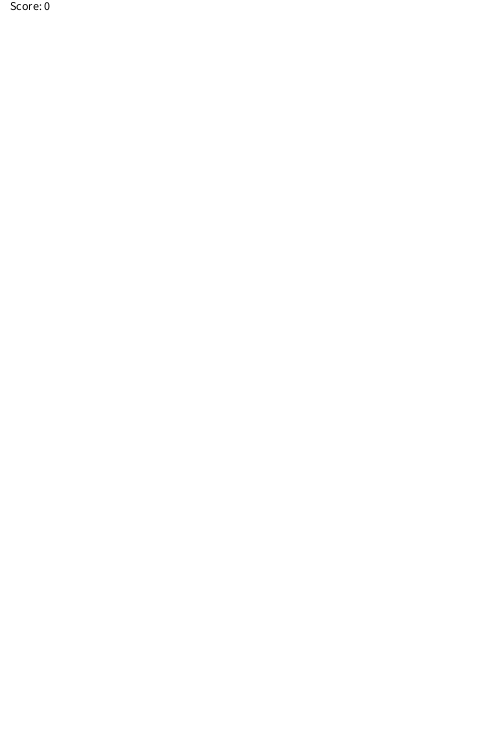
Frame 1 (no input)
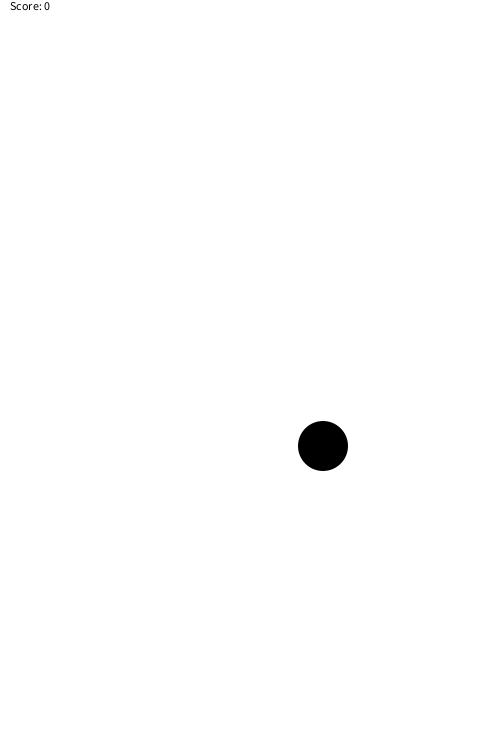
Frame 60 (the mouse pressed at the canvas centre just before this capture)
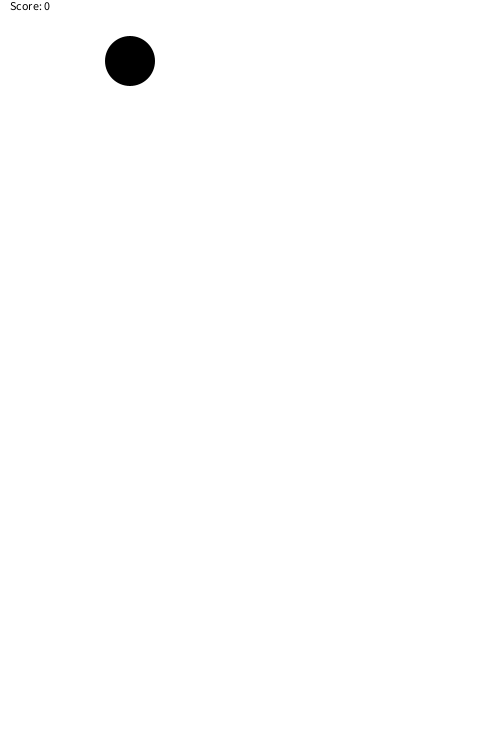
Frame 120 (the mouse held since frame 60 and released just before this capture)

The Processing sketch that drew these frames (run headless with seeded random() and noise(); from frame 60 on, the mouse is pressed at the canvas centre):

// Processing sketch: Choose2_1
// ── Choose2_1.pde
/*
Jacob Desilets
1/25/23
DA140

Single circle falls from the top of the screen to the bottom.
Every time this repeats, the circle falls from a new starting X position. 
And if the user accurately clicks the circle, then the circle color will change.
*/

final double G = 9.8;
Circle c;
int score = 0;

void setup() {
  size(500, 750);
  noStroke();
  colorMode(HSB);
  
  c = new Circle(50);
}

void draw() {
  background(255);
  c.draw();
  c.update();
  fill(0);
  text("Score: " + score, 10, 10);
}

void mousePressed() {
  if(c.clickCheck(mouseX, mouseY)) {
    score++;
  }
}

class Circle {
  int x, y, r;
  int c;
  long startTime, lifeTime;
  double lifeTimeSeconds;
  
  Circle(int r) {
    this.r = r;
    reset();
  }
  
  void draw() {
    fill(c);
    ellipse(x, y, r, r);
  }
  
  void update() {
    long currentTime = System.nanoTime();
    lifeTime = currentTime - startTime;
    lifeTimeSeconds = (double) lifeTime / 1000000000;  // Nano seconds to seconds conversion
    y += G * lifeTimeSeconds;
    
    if(y > (height + r)) {  // Reset when ball falls off screen
      reset();
    }
  }
  
  void reset() {
    y = -r;
    x = int(random(0, width+1));
    lifeTime = 0;
    lifeTimeSeconds = 0;
    startTime = System.nanoTime();
  }
  
  boolean clickCheck(int mX, int mY) {
    // If the distance between the mouse and the center of the circle is
    // less than the radius, the circle contains the mouse
    double dist = distanceBetweenPoints(mX, mY, x, y);
    if(dist <= r) {
      c = color(random(0, 256), 255, 255);
      return true;
    }
    return false;
  }
}

double distanceBetweenPoints(int x1, int y1, int x2, int y2) {
  // to find distance between points A(x1, y1) and B(x2, y2), imagine a point C(x1, y2) and find the hypotenuse of the triangle
  // AB^2 = AC^2 + CB^2
  double ac = abs(y1 - y2);
  double cb = abs(x1 - x2);
  return Math.sqrt(Math.pow(ac, 2) + Math.pow(cb, 2));
}
